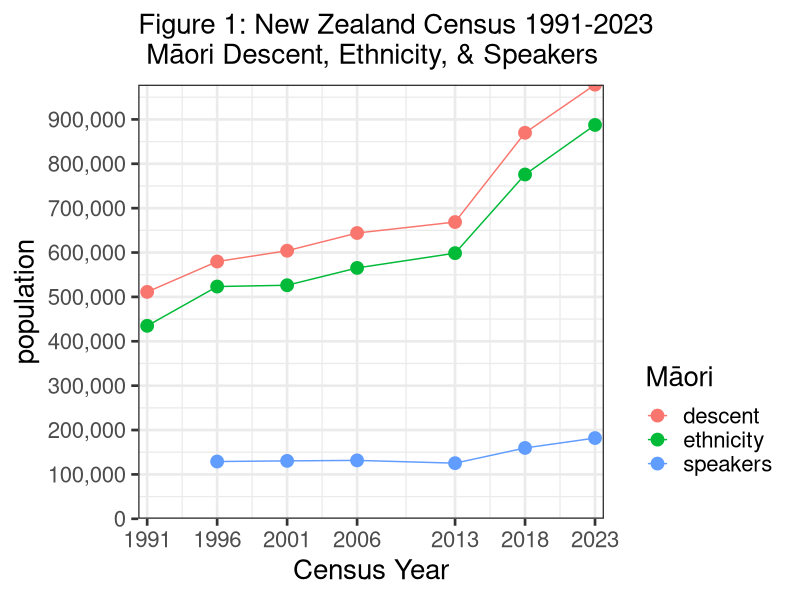
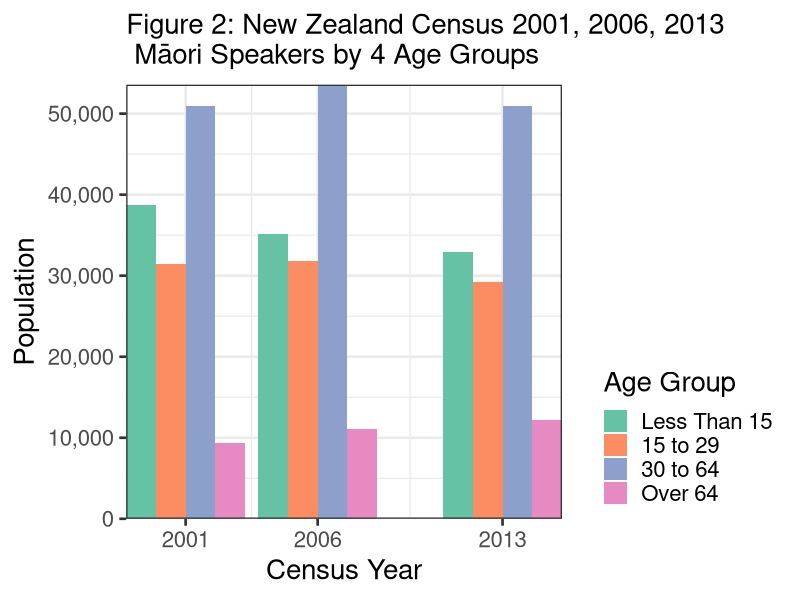
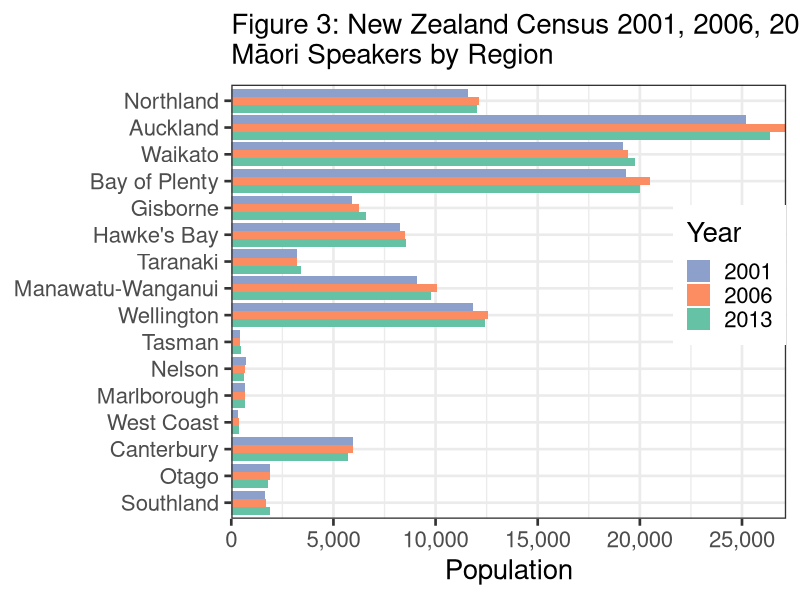
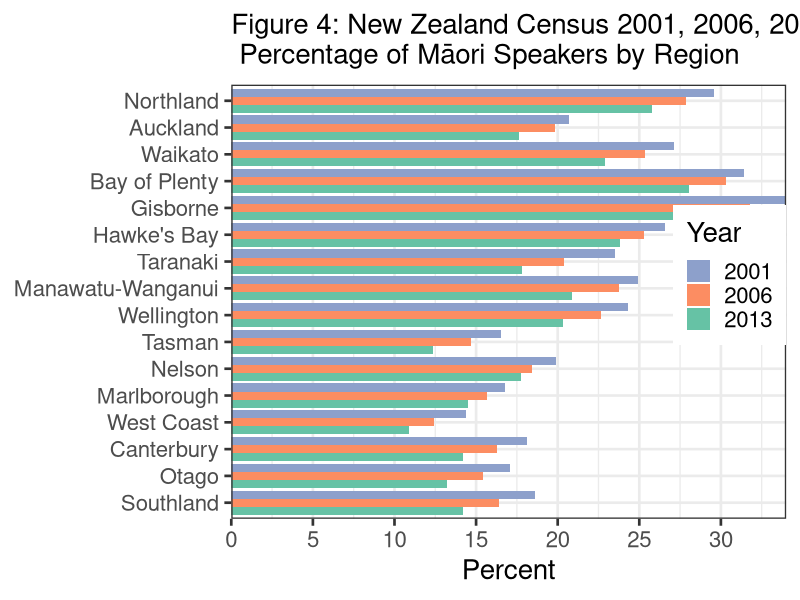
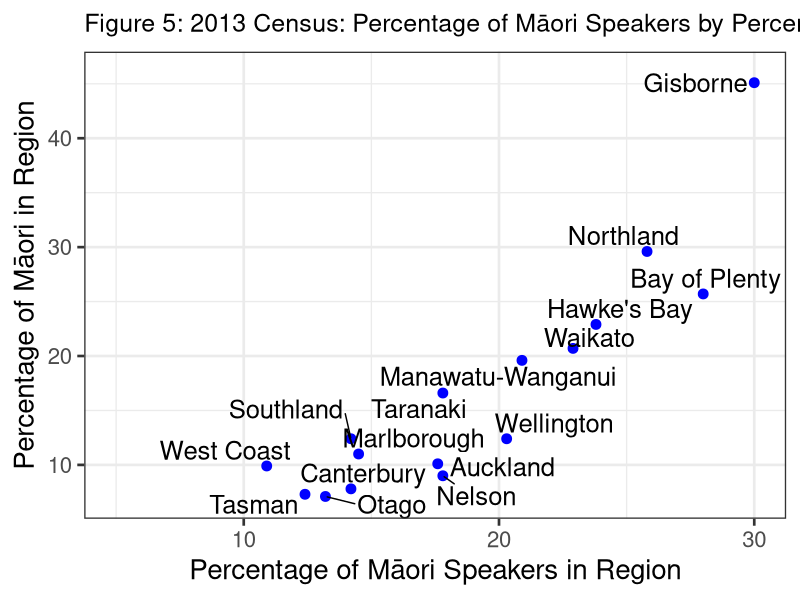
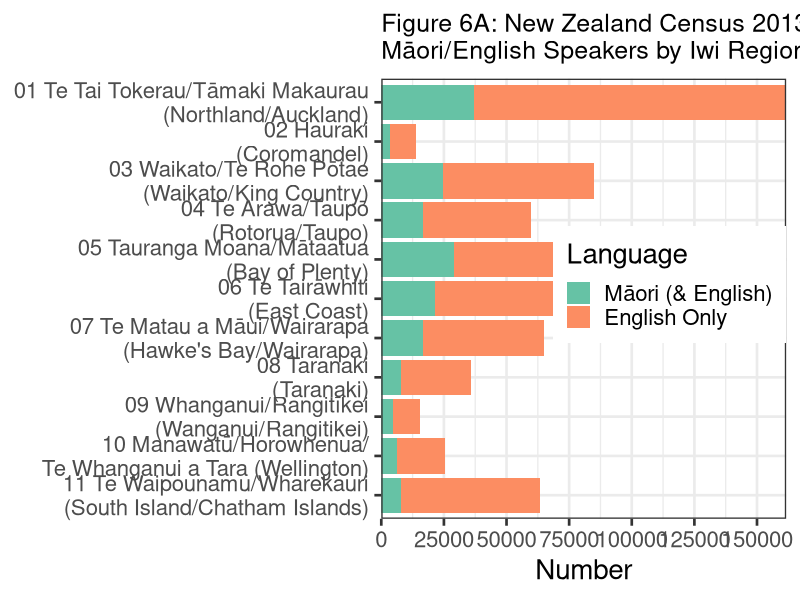
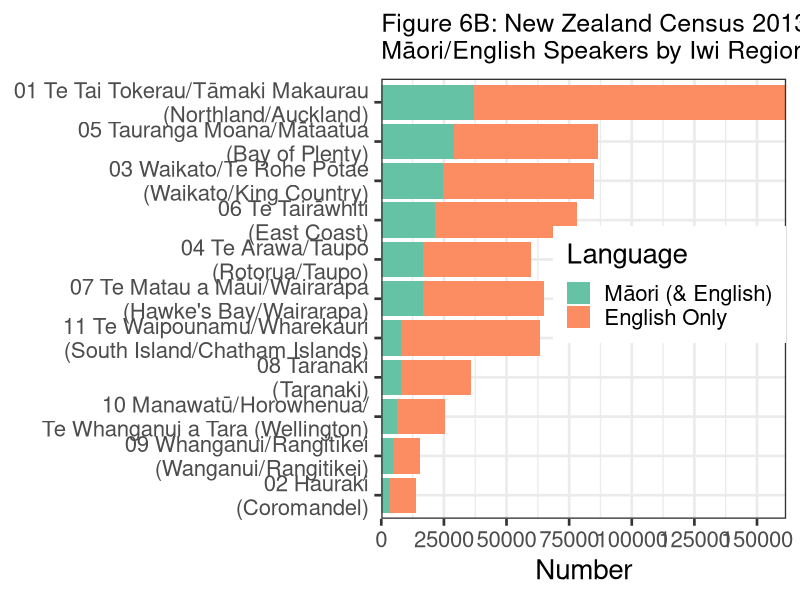
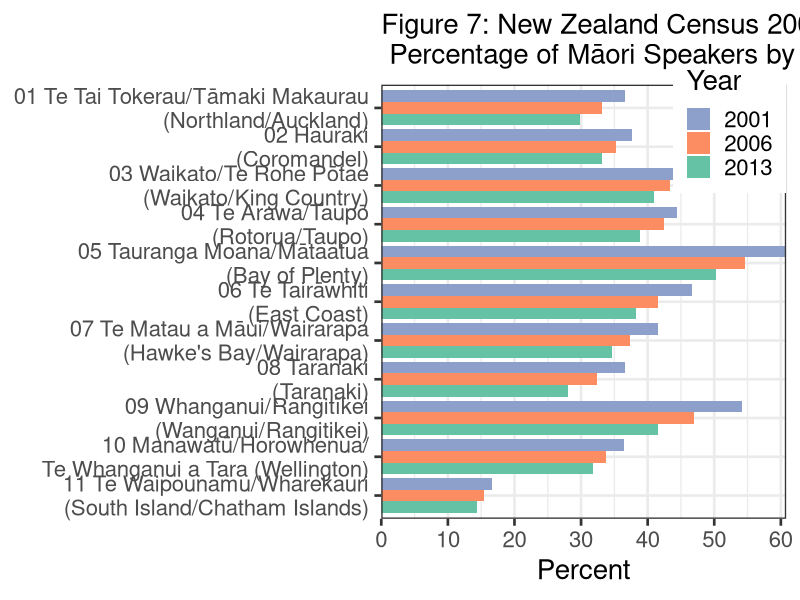

Generate these figures, in order, with R:
# start R script
# Maori Language stats from NZ Censuses, Peter J Keegan last updated 3 Jan 2023
# all data created in the script, self contained but not best way to do things.
# Done using R via RStudio (now Posit) in OSX, if using Windows etc. check Unicode OK.
# object names mostly lower case, or sometimes lowerCamelCase
# d.. usually indicates dataframe, plot.. indicates plot object
#
# note I am adding 2018 & 2023 data where possible
#
library(ggplot2);library(ggrepel)
library(reshape2)
library(scales)
library(readxl)
#
# Section 1 Overview
# Create vectors of NZ Census (Maori) Data
#
year <- c(1991, 1996, 2001, 2006, 2013, 2018, 2023)
ethnicity <- c(434847, 523371, 526281, 565329, 598605, 775836, 887493)
descent <- c(511278, 579714, 604110, 643977, 668724, 869850, 978246)
speakers <- c(NA, 129048, 130482, 131613, 125352, 159645, 181953) # no lang. qu pre 1996
#
# Combine to R dataframe
#
d001 <- data.frame(year, descent, ethnicity, speakers)
#
rm(descent, ethnicity, speakers, year) # Get rid of redundant vectors
#
# Convert data from wide to long format and stack
#
d001a <- melt(d001, id.vars = "year",
               measure.vars = c("descent", "ethnicity", "speakers"),
              variable.name = "maori",
                 value.name = "population")
#
# plot 1 1st attempt
#
# ggplot(d001a, aes(x = year, y = population, colour = maori, group = maori)) +
# geom_line() + geom_point(size = 4)
#
# plot 1 Final
#
plot01a <- ggplot(d001a, aes(x = year, y = population, colour = maori,
  group = maori)) + labs(colour = "M\u0101ori")
plot01b <- plot01a + ggtitle(paste0("Figure 1: New Zealand Census 1991-2023",
"\n M\u0101ori Descent, Ethnicity, & Speakers"))
plot01c <- plot01b + geom_line() + geom_point(size = 4)
plot01d <- plot01c + scale_y_continuous(labels = comma,
  breaks = c(0, 100000, 200000, 300000, 400000, 500000, 600000, 700000,
             800000, 900000, 1000000),
  expand = c(0, 0))
plot01e <- plot01d + expand_limits(y = 0, x = 2018) + theme_bw(base_size = 20)
plot01f <- plot01e + scale_x_continuous(name = "Census Year",
  breaks = c(1991, 1996, 2001, 2006, 2013, 2018, 2023), expand = c(.02, 0))
plot01g <- plot01f + theme (plot.title = element_text(size = 20))
plot01g + theme(legend.justification=c(1,.1), legend.position.inside=c(1,.4))
#
#
rm(plot01a, plot01b, plot01c, plot01d, plot01e, plot01f)
#
#
# Section 2 Maori Speakers by 4 age groups
#
# Create vectors of NZ Census Data, Maori speakers by age group by year
# (2001, 2006, 2013)
#
year <- c(2001, 2006, 2013)
agelessthan15 <- c(38673, 35151, 32961)
age15to29 <- c(31479, 31860, 29232)
age30to64 <- c(50967, 53574, 50910)
ageover64 <- c(9363, 11031, 12249)
#
# Combine to dataframe
#
d002 <- data.frame(year, agelessthan15, age15to29, age30to64, ageover64)
#
rm(year, agelessthan15, age15to29, age30to64, ageover64) # delete redund vectors
#
# Convert data from wide to long format & stack
#
d002a <- melt(d002, id.vars = "year",
  measure.vars = c("agelessthan15", "age15to29", "age30to64", "ageover64"),
  variable.name = "agegroup",
  value.name = "pop")
#
#
#
# plot 2, 1st attempt
#
# plot02a <- ggplot(d002a, aes(x = year, y = pop, fill = agegroup)) +
# geom_bar(position = "dodge", stat = "identity")
# plot02a + theme_bw(base_size = 20) +
# ggtitle("Census: Maori language speakers by 4 Age Groups")
#
# change plot 2 colours
#
plot02a <- ggplot(d002a, aes(x = year, y = pop, fill = agegroup)) +
  geom_bar(position = "dodge", stat = "identity")
plot02b <- plot02a + scale_fill_brewer(palette = "Set2", name = "Age Group",
  labels = c("Less Than 15", "15 to 29", "30 to 64", "Over 64")) +
  theme_bw(base_size = 20)
plot02c <- plot02b + ggtitle(paste0("Figure 2: New Zealand Census 2001, 2006, ",
"2013 \n M\u0101ori Speakers by 4 Age Groups"))
plot02d <- plot02c + scale_y_continuous(name = "Population", labels = comma,
  breaks = c(0, 10000, 20000, 30000, 40000, 50000, 60000), expand = c(0, 0))
plot02e <- plot02d + scale_x_continuous(name = "Census Year",
  breaks = c(2001, 2006, 2013), expand = c(0, 0))
plot02f <- plot02e + theme (plot.title = element_text(size = 20))
plot02f + theme(legend.justification=c(1,0), legend.position.inside =c(.8,.7))
#
rm(plot02a, plot02b, plot02c, plot02d, plot02e)
#
#
# Section 3
#
# New Zealand Census, No. of Maori language speakers by Regions, 2001 to 2013
#
# Create vectors of Stats Census Regions
#
rorder <- c(1, 2, 3, 4, 5, 6, 7, 8, 9, 10, 11, 12, 13, 14, 15, 16)
#
cregion <- c("Northland", "Auckland", "Waikato", "Bay of Plenty", "Gisborne",
  "Hawke's Bay", "Taranaki", "Manawatu-Wanganui", "Wellington",
  "Tasman", "Nelson", "Marlborough", "West Coast", "Canterbury",
  "Otago", "Southland")
cregionrev <- rev(cregion)
#
#
#
spr2001 <- c(12045, 26373, 19749, 19995, 6591, 8550, 3423, 9795, 12423, 459,
  639, 654, 366, 5712, 1800, 1872)
pop2001 <- c(40734, 127626, 72822, 63654, 19365, 32085, 14559, 39267, 51123,
  2778, 3219, 3894, 2547, 31635, 10545, 10038)
per2001 <- c(29.6, 20.7, 27.1, 31.4, 34, 26.6, 23.5, 24.9, 24.3, 16.5,
  19.9, 16.8, 14.4, 18.1, 17.1, 18.6)
spr2006 <- c(12141, 27162, 19422, 20508, 6276, 8493, 3216, 10047, 12552,
  450, 666, 669, 363, 5979, 1896, 1710)
pop2006 <- c(43530, 137133, 76572, 67662, 19761, 33555, 15798, 42285,
  55437, 3063, 3615, 4275, 2916, 36669, 12273, 10422)
per2006 <- c(27.89, 19.81, 25.36, 30.31, 31.76, 25.31, 20.36, 23.76,
  22.64, 14.69, 18.42, 15.65, 12.45, 16.31, 15.45, 16.41)
spr2013 <- c(11586, 25173, 19176, 19326, 5901, 8256, 3228, 9114, 11841,
  426, 741, 693, 345, 5958, 1902, 1647)
pop2013 <- c(44931, 142770, 83742, 68943, 19683, 34662, 18150, 43599,
  58338, 3441, 4167, 4776, 3171, 41910, 14385, 11607)
per2013 <- c(25.79, 17.63, 22.9, 28.03, 29.98, 23.82, 17.79, 20.9,
  20.3, 12.38, 17.78, 14.51, 10.88, 14.22, 13.22, 14.19)
#
d003 <- data.frame(rorder, cregion, spr2001, pop2001, per2001,
  spr2006, pop2006, per2006, spr2013, pop2013, per2013)
#
rm(rorder, spr2001, pop2001, per2001, spr2006, pop2006,
  per2006, spr2013, pop2013, per2013)
#
d003a <- d003[c(2, 9, 6, 3)]
#
d003b <- melt(d003a, id.vars = "cregion",
    measure.vars = c("spr2001", "spr2006", "spr2013"),
    variable.name = "Year",
    value.name = "Population")
#
# plot 3 1st basic, then improve
#
# ggplot(d003b, aes(x = cregion, y = Population, fill = Year)) +
# geom_bar(position = "dodge", stat = "identity")
#
#
# plot 3 final plot
#
plot03c <- ggplot(d003b, aes(x = cregion, y = Population, fill = Year)) +
  geom_bar(position = "dodge", stat = "identity")
plot03d <- plot03c + coord_flip() + theme_bw(base_size = 20) +
  theme (plot.title = element_text(size=20))
plot03e <- plot03d + scale_fill_brewer(palette = "Set2",
  labels =c("2013", "2006", "2001"))
plot03f <- plot03e + ggtitle(paste0("Figure 3: New Zealand Census 2001, 2006, ",
"2013\nM\u0101ori Speakers by Region"))
plot03g <- plot03f + scale_x_discrete(limits = cregionrev)
plot03f <- plot03g + scale_y_continuous(labels = comma,
  breaks = c(0, 5000, 10000, 15000, 20000, 25000, 30000), expand = c(0, 0))
plot03g <- plot03f + guides(fill = guide_legend(reverse=TRUE)) +
  theme(axis.title.y = element_blank())
plot03g + theme(legend.justification=c(1,0), legend.position=c(1,.4))
#
rm(plot03c, plot03d, plot03e, plot03f)
#
#
# Section 4 #
#
# New Zealand Census % of Maori language speakers by Regions, 2001 to 2013
#
d004a <- d003[c(2, 11, 8, 5)]
#
d004b <- melt(d004a, id.vars = "cregion",
                measure.vars = c("per2013", "per2006", "per2001"),
                variable.name = "Year",
                   value.name = "Percent")
#
#
#names(d004b) <- c("Region", "Year", "Percent")
#
# plot 4, 1st basic then improve
#
# plot4a <- ggplot(d004b, aes(x=Region, y=Percent, fill=Year)) +
# geom_bar(position="dodge", stat="identity")
# plot4a + theme_bw(base_size = 16) +
# ggtitle("Census: % of Maori language speakers by Region") + coord_flip()
#
# plot 4 change plot colours
#
# plot04b <- ggplot(d004b, aes(x=Region, y=Percent, fill=Year)) +
# geom_bar(position="dodge", stat="identity")
# plot04bb <- cplot04b + scale_fill_brewer(palette="Set2") +
# theme_bw(base_size = 16) + coord_flip()
# plot04bb + ggtitle("Census: % Maori language speakers by Region")
#
# plot 4 add region labels
#
# plot04c <- ggplot(d004b, aes(x=Region, y=Percent, fill=Year)) +
# geom_bar(position="dodge", stat="identity")
# plot04d <- plot04c + scale_fill_brewer(palette="Set2") +
# theme_bw(base_size = 16)
# plot04e <- plot04d + ggtitle("Fig. 4: Census: % of Maori speakers by Region")
# plot04e + scale_x_discrete(limits=c("Southland", "Otago", "Canterbury",
# "West Coast", "Marlborough", "Nelson", "Tasman", "Wellington",
# "Manawatu-Wanganui", "Taranaki", "Hawke's Bay", "Gisborne",
# "Bay of Plenty", "Waikato", "Auckland", "Northland")) +
# theme(axis.title.y = element_blank())
#
# plot 4 Final, get legend labels correct and in order
#
plot04h <- ggplot(d004b, aes(x = cregion, y = Percent, fill = Year)) +
  geom_bar(position = "dodge", stat = "identity")
plot04i <- plot04h + scale_fill_brewer(palette = "Set2",
  labels =c("2013", "2006", "2001")) + coord_flip()
plot04j <- plot04i + theme_bw(base_size = 20)
plot04k <- plot04j + ggtitle(paste0("Figure 4: New Zealand Census 2001, 2006, ",
"2013\n Percentage of M\u0101ori Speakers by Region"))
plot04l <- plot04k + scale_x_discrete(limits = cregionrev)
plot04m <- plot04l + theme(axis.title.y = element_blank())
plot04n <- plot04m + scale_y_continuous(breaks = c(0, 5, 10, 15, 20, 25, 30,
  35), expand = c(0, 0))
plot04o <- plot04n + guides(fill = guide_legend(reverse = TRUE))
plot04p <- plot04o + theme (plot.title = element_text(size = 20))
plot04p + theme(legend.justification=c(1,0), legend.position=c(1,.4))
#
rm(plot04h, plot04i, plot04j, plot04k, plot04l, plot04m, plot04n, plot04o)
#
# Section 5
#
# NZ Census Data % of Maori speakers by Regions vs. % of total Regional pop.2013
#
# Create vectors of NZ Census Data for 2013
#
# Region (already created)
#
perSpkr13 <- c(25.8, 17.6, 22.9, 28.0, 30.0, 23.8, 17.8, 20.9, 20.3,
  12.4, 17.8, 14.5, 10.9, 14.2, 13.2, 14.2)
#
perPop13 <- c(29.6, 10.1, 20.7, 25.7, 45.1, 22.9, 16.6, 19.6, 12.4,
  7.3, 9.0, 11.0, 9.9, 7.8, 7.1, 12.4)
#
# Combine to dataframe
#
d005 <- data.frame(cregion, perSpkr13, perPop13)
#
rm(perSpkr13, perPop13)
#
#
#
# plot 5, basic then improve
#
# plot05 <- ggplot(d005, aes(x=perSpkr13, y=perPop13, fill=cregion)) +
# geom_point() + theme_bw(base_size = 16)
# plot05 + ggtitle("2013 Census: % Speakers by % of Region Pop.")
#
# plot 5 - add labels, hide key
#
# plot5a <- ggplot(d005, aes(x=perSpkr13, y=perPop13, fill=cregion)) +
# geom_point() + theme_bw(base_size = 16)
# plot5b <- plot5a + geom_text(aes(label=Region), hjust=1.1, vjust=.5, size=6) +
# xlim(5,40)+ ylim(5,50)
# plot5b + guides(fill=FALSE) +
# ggtitle("2013 Census: Maori % Speakers by % of Region Pop.")
#
# Plot 5, ex final R plot 2015
#
# plot05c <- ggplot(d005, aes(x = perSpkr13, y = perPop13, fill = cregion)) +
#   geom_point(colour = "blue", size = 4)
# plot05d <- plot05c + theme_bw(base_size = 20) + guides(fill=FALSE)
# plot05e <- plot05d + ggtitle(paste0("Figure 5: 2013 Census: % of M\u0101ori ",
# "Speakers by Percentage Region Population"))
# plot05f <- plot05e + theme (plot.title = element_text(size = 18))
# plot05g <- plot05f + geom_text(aes(label = cregion), hjust = 1.1,
#   vjust = .5, size = 6) + xlim(5, 30) + ylim(7, 46)
# plot05g + xlab("Percentage of M\u0101ori Speakers in Region") +
#   ylab("Percentage of M\u0101ori in Region")
#
# rm(plot05c, plot05d, plot05e, plot05f)
#
# Plot 5, Final R plot 2016
# use Geoms from ggrepel to fix overlapping labels
#
plot05cc <- ggplot(d005, aes(x = perSpkr13, y = perPop13, fill = cregion)) +
  geom_point(colour = "blue", size = 3)
plot05cd <- plot05cc + theme_bw(base_size = 20) + guides(fill=FALSE)
plot05ce <- plot05cd + ggtitle(paste0("Figure 5: 2013 Census: Percentage ",
    "of M\u0101ori Speakers by Percentage Region Population"))
plot05cf <- plot05ce + theme (plot.title = element_text(size = 18))
plot05cg <- plot05cf + geom_text_repel(aes(perSpkr13, perPop13, label = cregion),
    size = 6.5, force = 1) + xlim(5, 30) + ylim(7, 46)
plot05cg + xlab("Percentage of M\u0101ori Speakers in Region") +
  ylab("Percentage of M\u0101ori in Region")
#
rm(plot05cc, plot05cd, plot05ce, plot05cf)
#
#
#
# Section 6
#
# Create vectors of NZ Iwi-Region speakers of Maori for 2001, 2006, 2013
#
iwiregion <- c("01 Te Tai Tokerau/Tāmaki Makaurau\n (Northland/Auckland)",
  "02 Hauraki\n (Coromandel)",
  "03 Waikato/Te Rohe Pōtae\n (Waikato/King Country)",
  "04 Te Arawa/Taupō\n (Rotorua/Taupo)",
  "05 Tauranga Moana/Mātaatua\n (Bay of Plenty)",
  "06 Te Tairāwhiti\n (East Coast)",
  "07 Te Matau a Māui/Wairarapa\n (Hawke's Bay/Wairarapa)",
  "08 Taranaki\n (Taranaki)",
  "09 Whanganui/Rangitīkei\n (Wanganui/Rangitikei)",
  "10 Manawatū/Horowhenua/\n Te Whanganui a Tara (Wellington)",
  "11 Te Waipounamu/Wharekauri\n (South Island/Chatham Islands)")
#
iwiregionrev <- rev(iwiregion) # useful for plots
#
#
#
c2001M <- c(36012, 2508, 21954, 15708, 26454, 21429, 15696, 7149, 3990, 4569,
  6468)
c2001E <- c(98220, 6663, 46077, 35322, 43473, 45948, 37812, 19497, 7356,
  12525, 38856)
c2001T <- c(134232, 9171, 68031, 51030, 69927, 67377, 53508, 26646,
  11346, 17094, 45324)
c2001Per <- c(36.6, 37.6, 47.6, 44.4, 60.8, 46.6, 41.5, 36.6, 54.2, 36.4, 16.6)
c2006M <- c(39285, 3363, 22848, 16599, 28935, 23226, 17229, 7869, 4449,
  5295, 7710)
c2006E <- c(118527, 9504, 52665, 39063, 52947, 55809, 45966, 24234,
  9450, 15693, 49881)
c2006T <- c(157812, 12867, 75513, 55662, 81882, 79035, 63195, 32103,
  13899, 20988, 57591)
c2006Per <- c(33.1, 35.3, 43.3, 42.4, 54.6, 41.6, 37.4, 32.4, 47, 33.7, 15.4)
c2013M <- c(37140, 3492, 24666, 16743, 28890, 21588, 16680, 7842,
  4569, 6141, 7944)
c2013E <- c(124503, 10539, 60237, 43062, 57459, 56412, 48132, 27963,
  11001, 19287, 55284)
c2013T <- c(161643, 14031, 84903, 59805, 86349, 78000, 64812, 35805,
  15570, 25428, 63228)
c2013Per <- c(29.8, 33.1, 40.9, 38.8, 50.2, 38.2, 34.6, 28,
  41.5, 31.8, 14.3)
#
# Combine to dataframe
#
d006 <- data.frame(iwiregion, c2001M, c2001E, c2001T, c2001Per, c2006M,
  c2006E, c2006T, c2006Per, c2013M, c2013E, c2013T, c2013Per)
rm(c2001M, c2001E, c2001T, c2001Per, c2006M, c2006E, c2006T,
  c2006Per, c2013M, c2013E, c2013T, c2013Per)
#
d006a <- d006[c(1, 13, 9, 5)]
#
d006b <- melt(d006a, id.vars = "iwiregion")
names(d006b) <- c("iwiregion", "Year", "Percent")
#
d006c <- d006[c(1, 10, 11)]
d006d <- melt(d006c, id.vars = "iwiregion")
names(d006d) <- c("iwiregion", "Language", "Number")
#
# Plot 6
#
#
# plot06a <- ggplot(d006d, aes(x=iwiregion, y=Number, fill=Language)) +
# geom_bar(stat="identity")
# plot06a+ theme_bw(base_size = 18) +
# ggtitle("Maori/English Speakers by Iwi Region") + coord_flip()
#
#
plot06b <- ggplot(d006d, aes(x = iwiregion, y = Number, fill = Language)) +
  geom_bar(stat = "identity", position = position_stack(reverse = TRUE))
plot06c <- plot06b + ggtitle(paste0("Figure 6A: New Zealand Census 2013\n",
"M\u0101ori/English Speakers by Iwi Region"))
plot06d <- plot06c + theme_bw(base_size = 20) + coord_flip()
plot06e <- plot06d + theme (plot.title = element_text(size = 18))
plot06f <- plot06e + scale_fill_brewer(palette = "Set2",
  labels = c("M\u0101ori (& English)", "English Only"))
plot06g <- plot06f + scale_x_discrete(limits = iwiregionrev) +
  theme(axis.title.y = element_blank())
plot06h <- plot06g + scale_y_continuous(breaks = c(0, 25000, 50000, 75000,
  100000, 125000, 150000), expand = c(0, 0))
plot06h + theme(legend.justification=c(1,0), legend.position=c(1,.4))
#
rm(plot06b, plot06c, plot06d, plot06e, plot06f, plot06g)
#
# plot 6 reordered
#
plot06p <- ggplot(d006d, aes(x = iwiregion, y = Number, fill = Language)) +
  geom_bar(stat = "identity", position = position_stack(reverse = TRUE))
plot06q <- plot06p + ggtitle(paste0("Figure 6B: New Zealand Census 2013 \n",
"M\u0101ori/English Speakers by Iwi Region"))
plot06r <- plot06q + theme_bw(base_size = 20) + coord_flip() +
  theme(axis.title.y = element_blank())
plot06s <- plot06r + theme (plot.title = element_text(size = 18))
plot06t <- plot06s +
  scale_fill_brewer(palette = "Set2",
  labels =c("M\u0101ori (& English)", "English Only"))
plot06u <- plot06t + scale_x_discrete(limits =c("02 Hauraki\n (Coromandel)",
  "09 Whanganui/Rangitīkei\n (Wanganui/Rangitikei)",
  "10 Manawatū/Horowhenua/\n Te Whanganui a Tara (Wellington)",
  "08 Taranaki\n (Taranaki)",
  "11 Te Waipounamu/Wharekauri\n (South Island/Chatham Islands)",
  "07 Te Matau a Māui/Wairarapa\n (Hawke's Bay/Wairarapa)",
  "04 Te Arawa/Taupō\n (Rotorua/Taupo)",
  "06 Te Tairāwhiti\n (East Coast)",
  "03 Waikato/Te Rohe Pōtae\n (Waikato/King Country)",
  "05 Tauranga Moana/Mātaatua\n (Bay of Plenty)",
  "01 Te Tai Tokerau/Tāmaki Makaurau\n (Northland/Auckland)"))
plot06v <- plot06u + scale_y_continuous(breaks = c(0, 25000, 50000, 75000,
  100000, 125000, 150000), expand = c(0, 0))
plot06v + theme(legend.justification=c(1,0), legend.position=c(1,.4))
#
rm(plot06p, plot06q, plot06r, plot06s, plot06t, plot06u)
#
# Section 7
# plot 7
#
# plot07 <- ggplot(d006b, aes(x=IwiRegion, y=Percent, fill=Year)) +
# geom_bar(position="dodge", stat="identity")
# plot07 + theme_bw(base_size = 16) +
# ggtitle("Census: Percentage of Maori language speakers by Iwi Region") +
# coord_flip()
#
plot07a <- ggplot(d006b, aes(x = iwiregion, y = Percent, fill = Year)) +
  geom_bar(position = "dodge", stat = "identity")
plot07b <- plot07a + coord_flip() + theme_bw(base_size = 20)
plot07c <- plot07b +
  scale_fill_brewer(palette = "Set2", labels = c("2013", "2006", "2001"))
plot07d <- plot07c + ggtitle(paste0("Figure 7: New Zealand Census 2001, 2006, ",
"2013\n Percentage of M\u0101ori Speakers by Iwi Region"))
plot07e <- plot07d + theme (plot.title = element_text(size = 20))
plot07f <- plot07e + scale_x_discrete(limits = iwiregionrev)
plot07g <- plot07f + scale_y_continuous(breaks = c(0, 10, 20, 30,
  40, 50, 60, 70), expand = c(0, 0))
plot07h <- plot07g + guides(fill = guide_legend(reverse = TRUE)) +
  theme(axis.title.y = element_blank())
plot07h + theme(legend.justification=c(1,0), legend.position=c(1, .75))
#
rm(plot07a, plot07b, plot07c, plot07d, plot07e, plot07f, plot07g)
#
# Section 8, iwi 10k+, 2013
#
iwi10k <-c("Ngapuhi", "Ngati Porou", "Ngai Tahu / Kai Tahu", "Waikato",
  "Ngati Tuwharetoa", "Ngati Maniapoto", "Tuhoe",
  "Ngati Kahungunu ki Te Wairoa", "Te Arawa",
  "Ngati Kahungunu, region unspecified", "Te Rarawa", "Ngati Awa",
  "Te Atiawa (Taranaki)", "Ngati Raukawa (ki te Tonga)",
  "Ngati Whatua", "Te Whanau-a-Apanui","Ngaiterangi",
  "Whakatohea", "Tainui", "Te Ati Hau Nui-a-Paparangi",
  "Ngati Kahungunu ki Heretaunga", "Ngati Raukawa (Waikato)")
iwi10krev  <- rev(iwi10k)
m2001 <-c(26646, 19431, 5148, 12636, 8958, 8031, 12363, 4332, 5241, 7278,
  4107, 4746, 2070, 3084, 3447, 4353, 3609, 3474, 3786, 3342, 2460, 1497)
e2001 <-c(76005, 41907, 33639, 23118, 20184, 19041, 16923, 10236, 11325,
  17481, 7347, 8247, 7953, 7860, 8580, 5562, 5853, 6438, 8940, 5433,
  4428, 3609)
t2001 <-c(102651, 61338, 38787, 35754, 29142, 27072, 29286, 14568, 16566,
  24759, 11454, 12993, 10023, 10944, 12027, 9915, 9462, 9912, 12726, 8775,
  6888, 5106)
per2001 <-c(26.0, 31.7, 13.3, 35.3, 30.7, 29.7, 42.2, 29.7, 31.6, 29.4,
  35.9, 36.5, 20.7, 28.2, 28.7, 43.9, 38.1, 35.0, 29.8, 38.1, 35.7, 29.3)
m2006 <-c(29733, 21153, 5973, 11412, 10428, 9375, 13344, 5535, 7458, 4977,
  4959, 5133, 2391, 3444, 4194, 4821, 4209, 4014, 4128, 3684, 3084, 2244)
e2006 <-c(92805, 51084, 43110, 22203, 24300, 24291, 19500, 15432, 15978,
  13920, 9960, 10164, 10383, 9786, 10581, 6993, 7986, 8106, 10221, 6807,
  6447, 5862)
t2006 <-c(122538, 72237, 49083, 33615, 34728, 33666, 32844, 20967, 23436,
  18897, 14919, 15297, 12774, 13230, 14775, 11814, 12195, 12120, 14349,
  10491, 9531, 8106)
per2006 <-c(24.3, 29.3, 12.2, 33.9, 30.0, 27.8, 40.6, 26.4, 31.8, 26.3,
  33.2, 33.6, 18.7, 26.0, 28.4, 40.8, 34.5, 33.1, 28.8, 35.1, 32.4, 27.7)
m2013 <-c(28053, 19425, 6270, 12879, 10011, 9429, 13413, 5460, 5670,
  4422, 5064, 5262, 2679, 3678, 3732, 5058, 4347, 3819, 2544, 3738, 3300,
  2763)
e2013 <-c(97302, 51447, 48132, 27252, 25776, 25902, 21522, 15492, 14046,
  14049, 11349, 10884, 12477, 11343, 10995, 7797, 8496, 8334, 9264, 7947,
  7656, 7254)
t2013 <-c(125355, 70872, 54402, 40131, 35787, 35331, 34935, 20952, 19716,
  18471, 16413, 16146, 15156, 15021, 14727, 12855, 12843, 12153, 11808,
  11685, 10956, 10017)
per2013 <-c(22.4, 27.4, 11.5, 32.1, 28.0, 26.7, 38.4, 26.1, 28.8, 23.9,
  30.9, 32.6, 17.7, 24.5, 25.3, 39.3, 33.8, 31.4, 21.5, 32.0, 30.1, 27.6)
#
d008 <- data.frame(iwi10k, m2001, e2001, t2001, per2001, m2006, e2006, t2006,
per2006, m2013, e2013, t2013, per2013)
#
rm(m2001, e2001, t2001, per2001, m2006, e2006, t2006, per2006, m2013,
  e2013, t2013, per2013)
#
d008a <- d008[c(1, 13, 9, 5)]
#
d008b <- melt(d008a, id.vars = "iwi10k")
names(d008b) <- c("iwi10k", "Year", "Percent")
#
d008c <- d008[c(1, 10, 11)]
d008d <- melt(d008c, id.vars = "iwi10k")
names(d008d) <- c("iwi10k", "Language", "Number")
#
# plot08a <- ggplot(d008d, aes(x=Iwi, y=Number, fill=Language)) +
# geom_bar(stat="identity")
# plot08a+ theme_bw(base_size = 18) +
# ggtitle("Maori/English Speakers by Major Iwi") + coord_flip()
#
#
plot08b <- ggplot(d008d, aes(x = iwi10k, y = Number, fill = Language)) +
  geom_bar(stat = "identity", position = position_stack(reverse = TRUE))
plot08c <- plot08b + ggtitle(paste0("Figure 8: New Zealand Census 2013\n",
"M\u0101ori/English Speakers by Major Iwi"))
plot08d <- plot08c + theme_bw(base_size = 20) + coord_flip()
plot08e <- plot08d + theme (plot.title = element_text(size=20))
plot08f <- plot08e+ theme(axis.title.y = element_blank())
plot08g <- plot08f + scale_fill_brewer(palette = "Set2",
  labels = c("M\u0101ori (& English)", "English Only"))
plot08h <- plot08g + scale_x_discrete(limits = iwi10krev)
plot08i <- plot08h + scale_y_continuous(breaks = c(0, 20000, 40000, 60000,
  80000, 100000, 120000), expand = c(0, 0))
plot08i + theme(legend.justification=c(1,0), legend.position=c(1,.4))
#
rm(plot08b, plot08c, plot08d, plot08e, plot08f, plot08g, plot08h)
#
#
plot08m <- ggplot(d008b, aes(x = iwi10k, y = Percent, fill = Year)) +
  geom_bar(position = "dodge", stat = "identity")
plot08n <- plot08m + coord_flip() + theme_bw(base_size = 20)
plot08o <- plot08n + scale_fill_brewer(palette = "Set2",
  labels = c("2013", "2006", "2001"))
plot08p <- plot08o + ggtitle(paste0("Figure 9: New Zealand Census 2001, 2006, ",
"2013\n Percentage of M\u0101ori Speakers by Major Iwi"))
plot08q <- plot08p + theme (plot.title = element_text(size=20))
plot08r <- plot08q + scale_x_discrete(limits = iwi10krev)
plot08s <- plot08r + scale_y_continuous(breaks = c(0, 10, 20, 30,
  40), expand = c(0, 0))
plot08t <- plot08s + guides(fill = guide_legend(reverse = TRUE)) +
  theme(axis.title.y = element_blank())
plot08t + theme(legend.justification=c(1,0), legend.position=c(1,.4))
#
rm(plot08m, plot08n, plot08o, plot08p, plot08q, plot08r, plot08s)
#
#
# Te Kupenga Data
#
# Figure 10
#
d010a <- read_excel("kupe-iwid1a.xls", sheet = 1) # columns set for stacks
str(d010a)
d010b <- d010a
#
d010c <- melt(d010b, id.vars = "iwi")
names(d010c) <- c("iwi", "Proficiency", "Percent")
str(d010c)
#
levels(d010c$Proficiency)
#
# either order factor Proficency for plotting or change column positions
#
# d010d <- d010c
# d010d$Proficiency <- factor(d010d$Proficiency, levels =c("epervewe",
#  "dperwell", "cperfw", "bpernot", "apernom"))
#
d010c$iwi <- factor(d010c$iwi, levels =c("Ngaitahu", "Tuwharetoa",
 "Maniapoto", "Ngapuhi","Ngati Porou", "Te Arawa", "Waikato",
 "Kahungunu (Wairoa)", "Tuhoe", "All"))
levels(d010c$iwi)
#
# theme(axis.text.x = element_text(angle = 60, hjust = 1)) +
#
#
# plot below no longer works, probably ggplot change ! NEED TO FIX
#
ggplot(d010c, aes(x=iwi, y = Percent, fill = Proficiency)) + coord_flip() +
  geom_bar(stat = "identity", position = position_stack(reverse = TRUE)) +
  theme_bw(base_size = 18) +
  scale_y_discrete(breaks = c(0, 10, 20, 30, 40, 50, 60, 70, 80, 90, 100),
  expand = c(0, 0)) + scale_fill_brewer(palette = "Blues", direction = -1,
  labels =c("very well", "well", "fairly well", "not very well", "few words"),
  name = "Te Reo M\u0101ori\n Proficiency") +
  ggtitle(paste0("Figure 10: Te Kupenga 2013, M\u0101ori Speaker",
  " Oral Proficiency by Major Iwi"))
#
#
#
# end of R script
